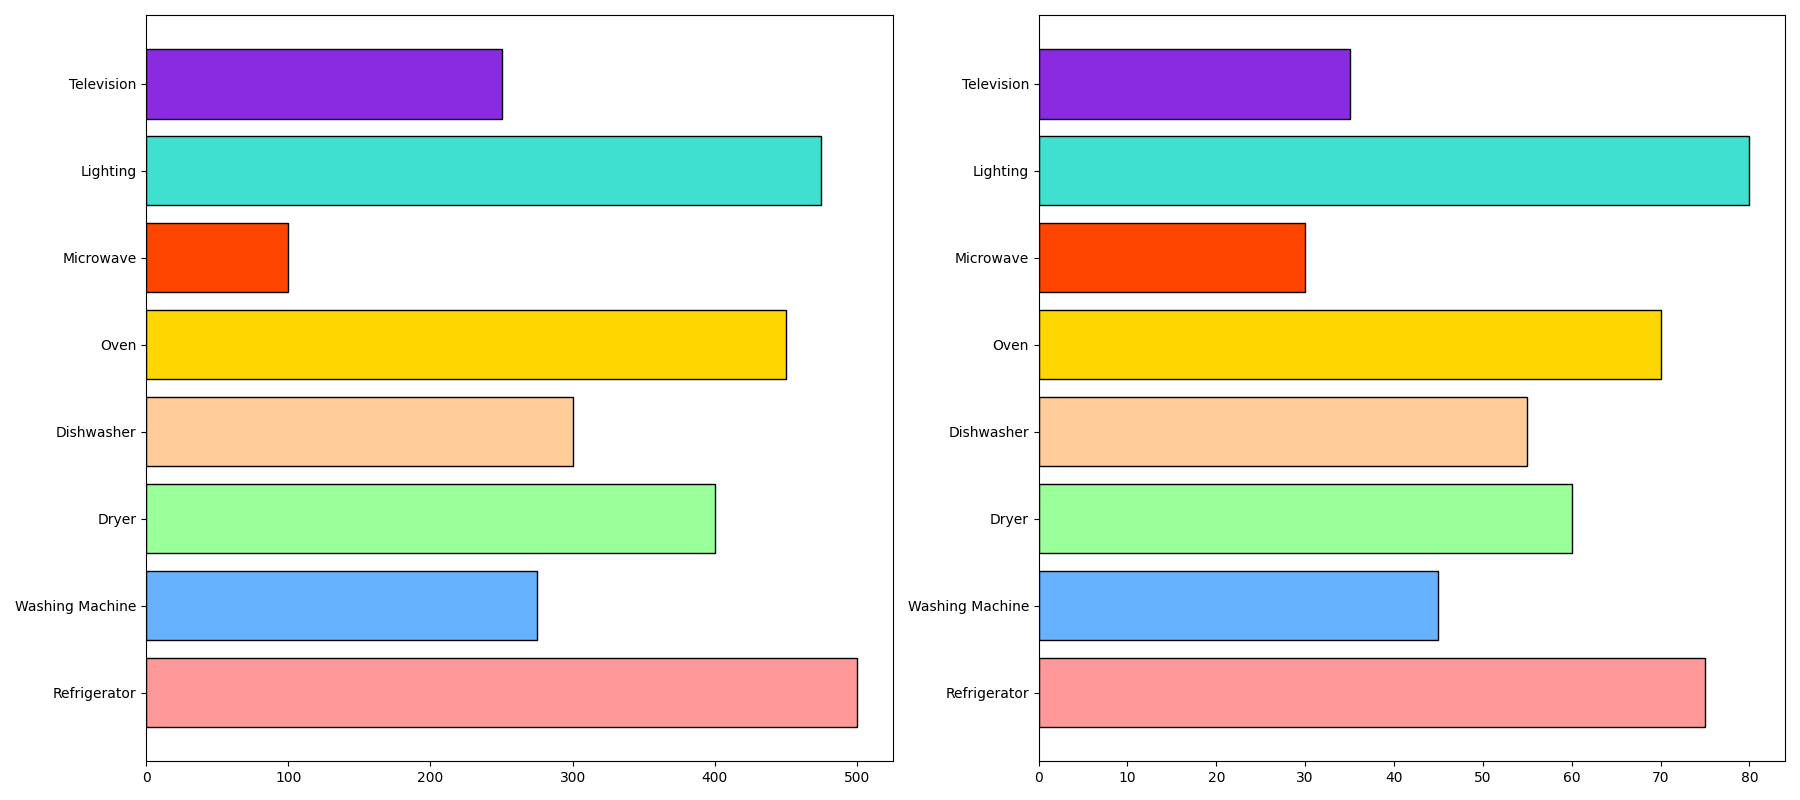

This chart was generated by the following Python code:
import matplotlib.pyplot as plt
import numpy as np

# Define appliances and their energy consumption in kilowatt-hours (kWh) per year
appliances = [
    'Refrigerator', 
    'Washing Machine', 
    'Dryer', 
    'Dishwasher', 
    'Oven', 
    'Microwave', 
    'Lighting', 
    'Television'
]
energy_consumption = [500, 275, 400, 300, 450, 100, 475, 250]

# Expected annual cost-saving (in dollars) from energy-efficient upgrades
cost_saving = [75, 45, 60, 55, 70, 30, 80, 35]

# Colors for each appliance
colors = ['#FF9999', '#66B2FF', '#99FF99', '#FFCC99', '#FFD700', '#FF4500', '#40E0D0', '#8A2BE2']

# Create a figure and axis
fig, (ax1, ax2) = plt.subplots(1, 2, figsize=(18, 8))

# Plot energy consumption as horizontal bar chart
ax1.barh(appliances, energy_consumption, color=colors, edgecolor='black')

# Remove grid lines for clarity
ax1.xaxis.grid(False)
ax1.yaxis.grid(False)

# Plot expected cost-saving as horizontal bar chart
ax2.barh(appliances, cost_saving, color=colors, edgecolor='black')

# Remove grid lines for clarity
ax2.xaxis.grid(False)
ax2.yaxis.grid(False)

# Ensure a tight layout
plt.tight_layout()

# Display the charts
plt.show()
